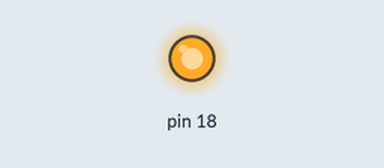
Recording of a program running on a simulated Raspberry Pi (header pin numbers). On the bench: output pins drawn as LEDs (lit = HIGH). At 5.0 s the program stops and its outputs stay as they are.

Above: at 0.1 s.
At 5.1 s:
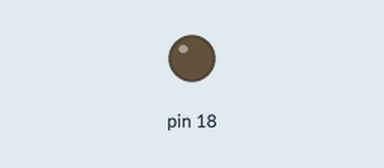
Timing chart, 0 to 6.5 s (numbered marks = the images above):
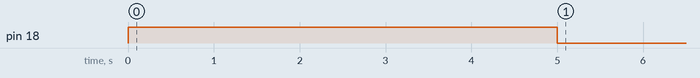

The program:

server_test.py
```python
#! /usr/bin/python3

#import os.path
#import tornado.httpserver
#import tornado.websocket
#import tornado.ioloop
#import tornado.web
import RPi.GPIO as GPIO
import time
#Initialize Raspberry PI GPIO
GPIO.setmode(GPIO.BOARD)

# GPIO.setup(11, GPIO.OUT)
# GPIO.setup(13, GPIO.OUT)
# GPIO.setup(16, GPIO.OUT)
GPIO.setup(18, GPIO.OUT)


#Tonado server port
#PORT = 80


#class MainHandler(tornado.web.RequestHandler):
    #def get(self):
        #print ("[HTTP](MainHandler) User Connected.")
        #self.render("index.html")


#class WSHandler(tornado.websocket.WebSocketHandler):
    #def open(self):
        #print ('[WS] Connection was opened.')

    #def on_message(self, message):
        #print ('[WS] Incoming message:'), message


GPIO.output(18, True)
time.sleep(5)
GPIO.output(18, False)

#    if message == 'on_b':
 #     GPIO.output(11 , True)
 #   if message == 'off_b':
#      GPIO.output(11 , False)

#    if message == 'on_w':
#      GPIO.output(13 , True)
#    if message == 'off_w':
#      GPIO.output(13 , False)


GPIO.cleanup()

#End of Program
```

Measured:
- by itself, pin 18: LOW → HIGH at 0.00 s, → LOW 5.0 s later
